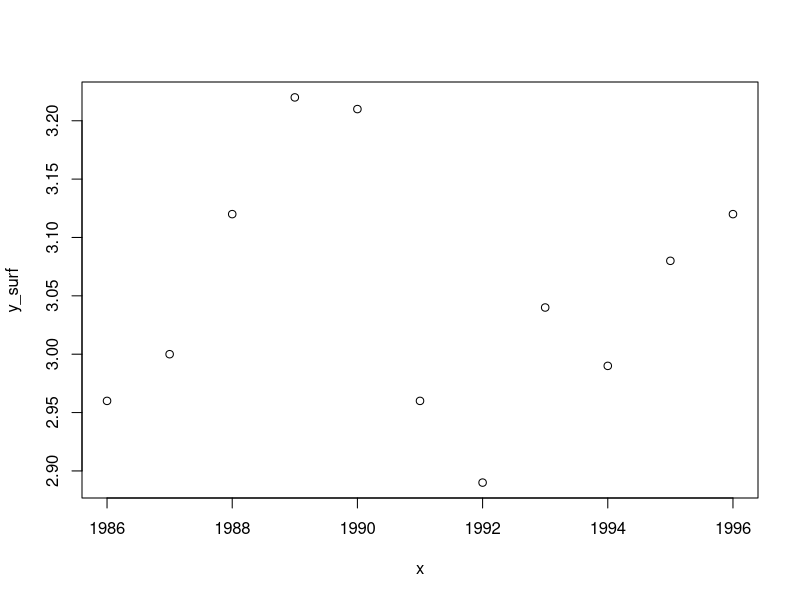
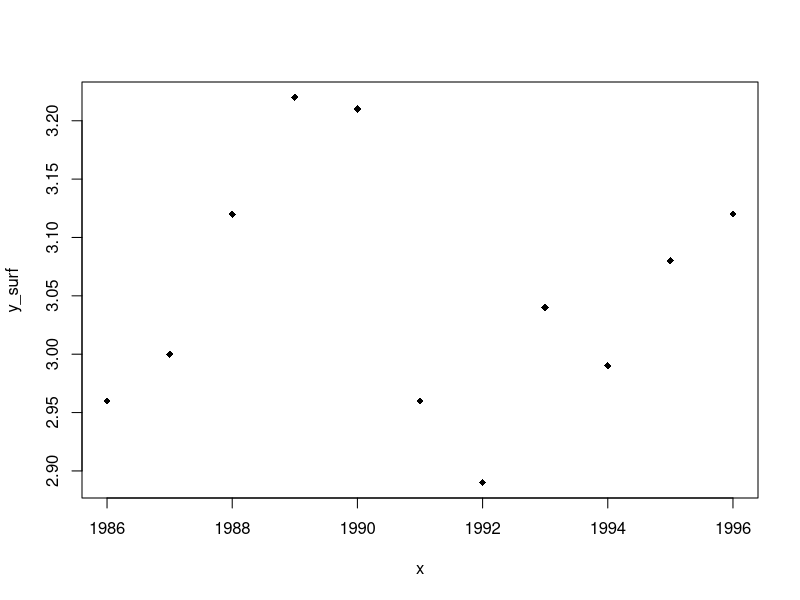
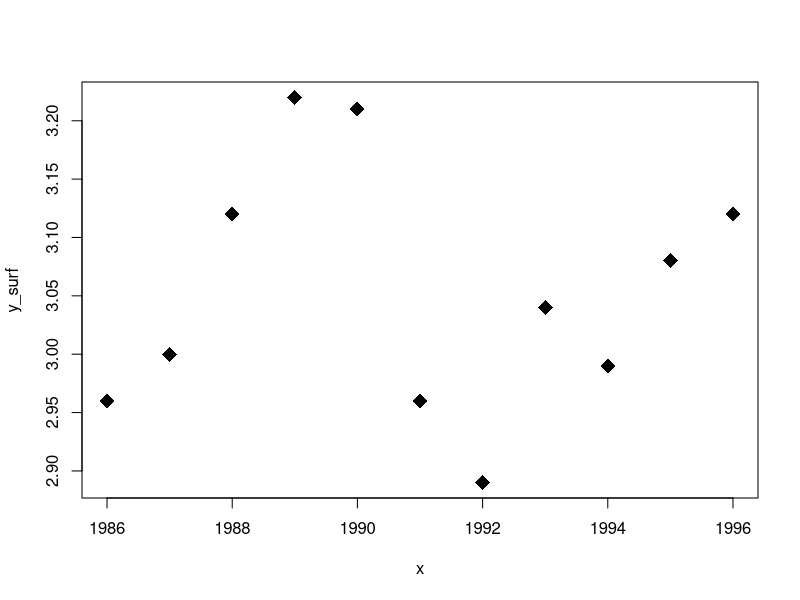
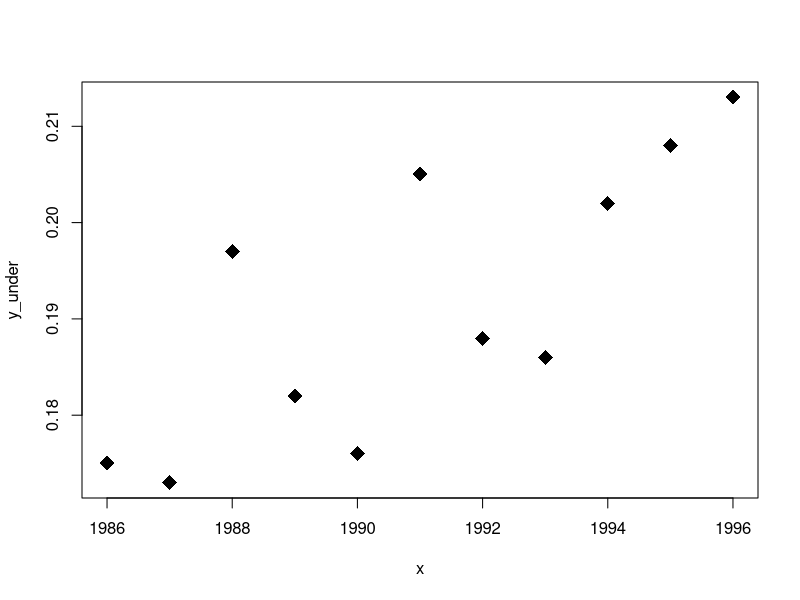

The R source for these figures, in order: (Note: this script raises an error after producing the figures.)
## ---- chunk 1
y_surf <- c(2.96, 3.00, 3.12, 3.22, 3.21, 2.96, 2.89, 3.04, 2.99, 3.08, 3.12)
y_under <- c(0.175, 0.173, 0.197, 0.182, 0.176, 0.205, 0.188, 0.186, 0.202, 0.208, 0.213)
x <- 1986:1996
plot(x, y_surf)
## ---- chunk 2
plot(x, y_surf, pch = 18)
## ---- chunk 3
plot(x, y_surf, pch = 18, cex = 2)
## ---- chunk 4
plot(x, y_under, pch = 18, cex = 2)
## ---- chunk 5
print(cor(x, y_surf))
print(cor(x, y_under))
## ---- chunk 6
print(cor(x, y_surf, method = 'kendall'))
print(cor(x, y_under, method = 'kendall'))
## ---- chunk 7
cor.test(x, y_surf, alternative = 'greater', method = 'kendall', exact = F)
## ---- chunk 8
cor(x, y_under, method = 'kendall', alternative = 'greater')
